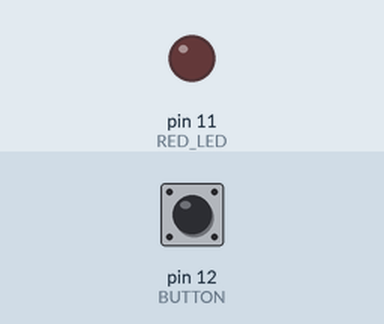
Simulated run of this sketch. Board: Arduino Uno, built with avr-gcc and run on an emulated ATmega328P. Parts: output pins drawn as LEDs (lit = HIGH). Inputs (shaded band) come from the test bench; at power-on: pin 12 (BUTTON) HIGH.

Above: at 1.2 s.
1.3 s: pin 12 (BUTTON) pulled LOW for 0.15 s
At 2.06 s:
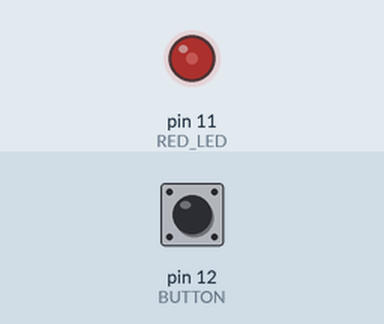
At 2.66 s:
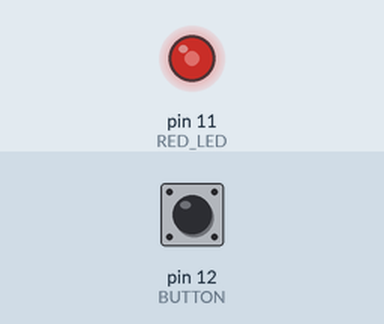
Timing chart, 0 to 7.9 s (numbered marks = the images above; inputs shaded):
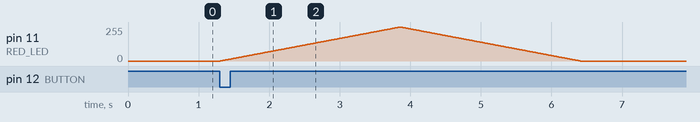

The sketch:

button.ino
```cpp
#define RED_LED 11
#define BUTTON 12

void setup() {
  // put your setup code here, to run once:
  pinMode(RED_LED, OUTPUT);
  pinMode(BUTTON, INPUT_PULLUP);
}

// helper function to blink LED a specific number of times
void blink_led(int num_blinks) {
  for (int i = 0; i < num_blinks; i++) {
    digitalWrite(RED_LED, HIGH);
    delay(300);
    digitalWrite(RED_LED, LOW);
    delay(300);
  }
}

// helper function to fade LED up and down
void fade_led() {
  // Make LED brighter
  for (int i = 0; i < 255; i += 1) {
    analogWrite(RED_LED, i);
    delay(10);
  }

  // Make LED dimmer
  for (int i = 255; i >= 0; i -= 1) {
    analogWrite(RED_LED, i);
    delay(10);
  }
}

void loop() {
  // put your main code here, to run repeatedly:
//  blink_led(1);
//  fade_led();

  int button = digitalRead(BUTTON);

  if (button == 0) {  // button pressed
    fade_led();
  }
}
```

Measured:
- after the input at 1.3 s, pin 11 (RED_LED): rises from 0/255 to 255/255 in 2.5 s, then falls to 0/255 in 2.6 s
